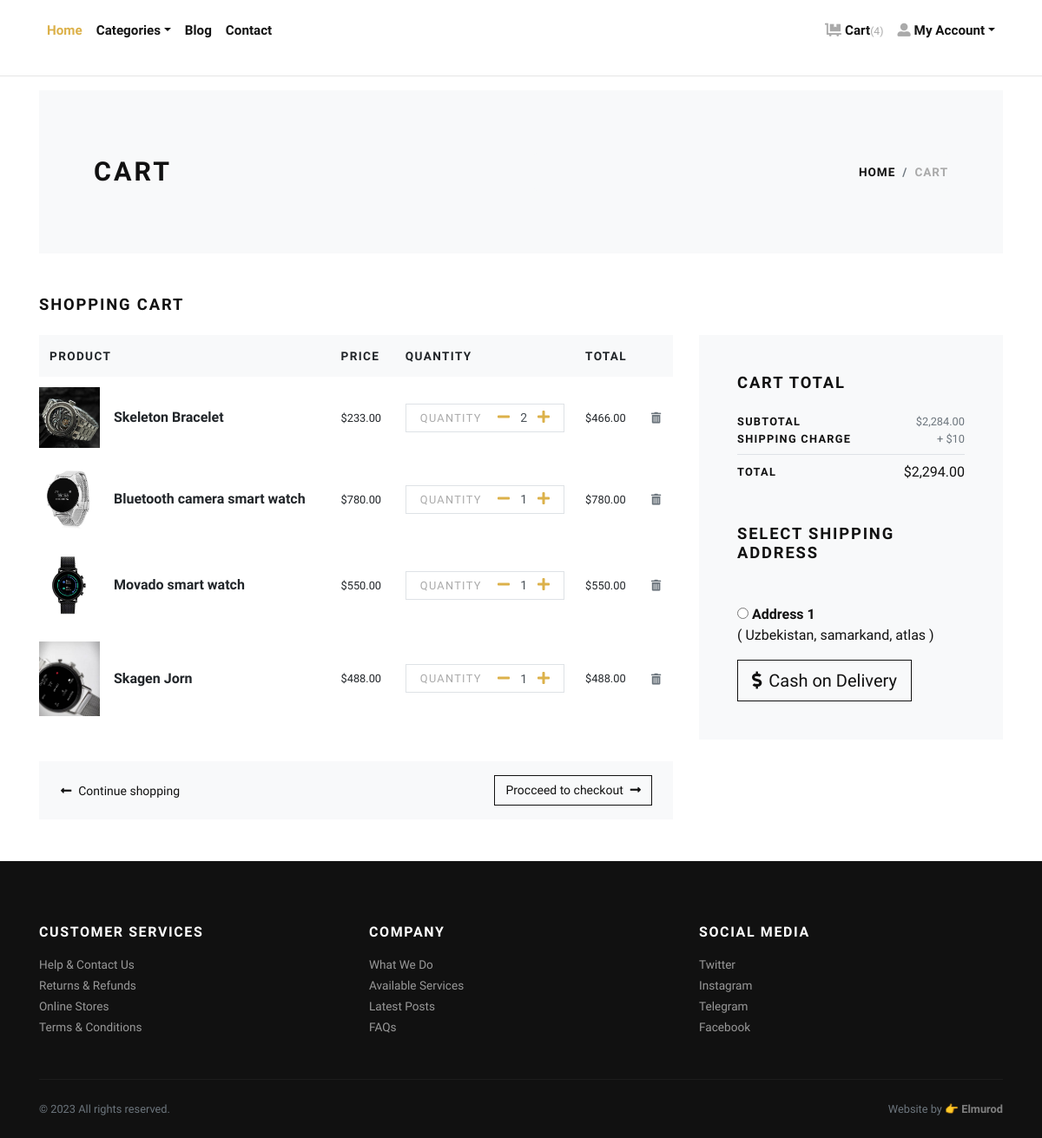
Before: /cart/ (signed in) with the older database file.
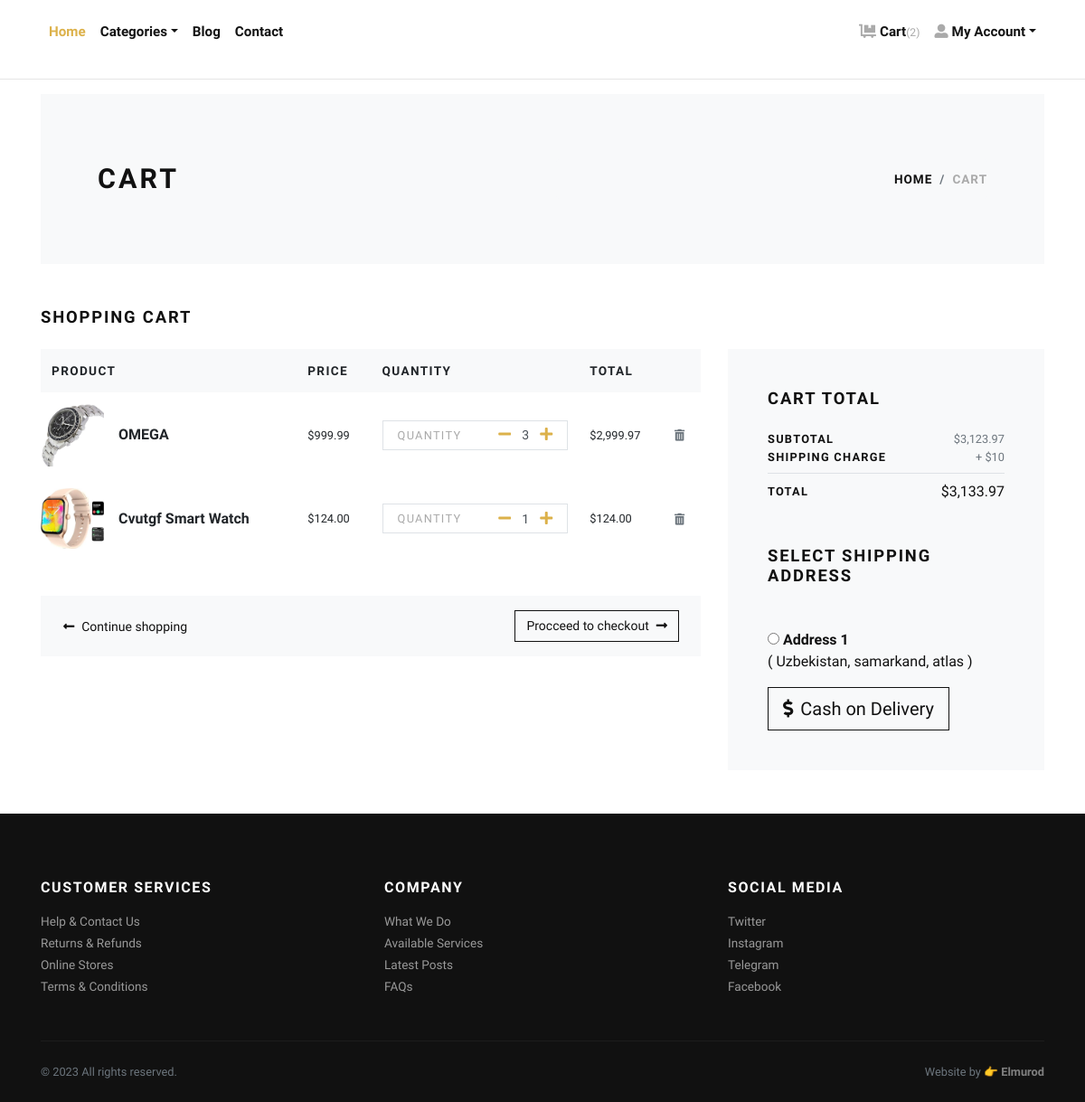
After: the same page with the newer database file.
### store/models.py (models this page shows, shortened)
class Cart(models.Model):
    user = models.ForeignKey(User, verbose_name="User", on_delete=models.CASCADE)
    product = models.ForeignKey(Product, verbose_name="Product", on_delete=models.CASCADE)
    quantity = models.PositiveIntegerField(default=1, verbose_name="Quantity")
    created_at = models.DateTimeField(auto_now_add=True, verbose_name="Created Date")
    updated_at = models.DateTimeField(auto_now=True, verbose_name="Updated Date")
    @property
    def total_price(self):
        return self.quantity * self.product.price

class Product(models.Model):
    title = models.CharField(max_length=150, verbose_name="Product Title")
    slug = models.SlugField(max_length=160, verbose_name="Product Slug")
    sku = models.CharField(max_length=255, unique=True, verbose_name="Unique Product ID (SKU)")
    short_description = models.TextField(verbose_name="Short Description")
    detail_description = models.TextField(blank=True, null=True, verbose_name="Detail Description")
    product_image = models.ImageField(upload_to='product', blank=True, null=True, verbose_name="Product Image")
    price = models.DecimalField(max_digits=8, decimal_places=2)
    category = models.ForeignKey(Category, verbose_name="Product Categoy", on_delete=models.CASCADE)
    is_active = models.BooleanField(verbose_name="Is Active?")
    is_featured = models.BooleanField(verbose_name="Is Featured?")
    created_at = models.DateTimeField(auto_now_add=True, verbose_name="Created Date")
    updated_at = models.DateTimeField(auto_now=True, verbose_name="Updated Date")
    class Meta:
        verbose_name_plural = 'Products'
        ordering = ('-created_at', )

class Address(models.Model):
    user = models.ForeignKey(User, verbose_name="User", on_delete=models.CASCADE)
    locality = models.CharField(max_length=150, verbose_name="Nearest Location")
    city = models.CharField(max_length=150, verbose_name="City")
    state = models.CharField(max_length=150, verbose_name="State")

### store/views.py (the view)
# urls.py: path('cart/', views.cart, name="cart"),
@login_required
def cart(request):
    user = request.user
    cart_products = Cart.objects.filter(user=user)
    amount = decimal.Decimal(0)
    shipping_amount = decimal.Decimal(10)
    cp = [p for p in Cart.objects.all() if p.user==user]
    if cp:
        for p in cp:
            temp_amount = (p.quantity * p.product.price)
            amount += temp_amount
    addresses = Address.objects.filter(user=user)
    context = {
        'cart_products': cart_products,
        'amount': amount,
        'shipping_amount': shipping_amount,
        'total_amount': amount + shipping_amount,
        'addresses': addresses,
    }
    return render(request, 'store/cart.html', context)

### store/context_preprocessors.py (called while the page is built)
def store_menu(request):
    categories = Category.objects.filter(is_active=True)
    context = {
        'categories_menu': categories,
    }
    return context

def cart_menu(request):
    if request.user.is_authenticated:
        cart_items= Cart.objects.filter(user=request.user)
        context = {
            'cart_items': cart_items,
        }
    else:
        context = {}
    return context

### templates/store/cart.html (shortened to what the changed rows need)
{% extends 'base.html' %}
{% load static %}
{% load humanize %}
    {% block content %}
      <div class="container">
        <section class="py-5 bg-light">
          <div class="container">
            <div class="row px-4 px-lg-5 py-lg-4 align-items-center">
              <div class="col-lg-6">
                <h1 class="h2 text-uppercase mb-0">Cart</h1>
              </div>
            </div>
          </div>
        </section>
        {% if cart_products %}
        <section class="py-5">
          <h2 class="h5 text-uppercase mb-4">Shopping cart</h2>
          <div class="row">
            <div class="col-lg-8 mb-4 mb-lg-0">
              <div class="table-responsive mb-4">
                <table class="table">
                  <thead class="bg-light">
                    <tr>
                      <th class="border-0" scope="col"> <strong class="text-small text-uppercase">Product</strong></th>
                      <th class="border-0" scope="col"> <strong class="text-small text-uppercase">Price</strong></th>
                      <th class="border-0" scope="col"> <strong class="text-small text-uppercase">Quantity</strong></th>
                      <th class="border-0" scope="col"> <strong class="text-small text-uppercase">Total</strong></th>
                      <th class="border-0" scope="col"> </th>
                    </tr>
                  </thead>
                  <tbody>
                    {% for cart_product in cart_products %}
                    <tr>
                      <th class="pl-0 border-0" scope="row">
                        <div class="media align-items-center">
                          {% if cart_product.product.product_image %}
                            <a class="reset-anchor d-block animsition-link" href="{% url 'store:product-detail' cart_product.product.slug %}"><img src="{{cart_product.product.product_image.url}}" alt="{{cart_product.product.title}}" width="70"/></a>
                          {% else %}
                            <a class="reset-anchor d-block animsition-link" href="{% url 'store:product-detail' cart_product.product.slug %}"><img src="{% static 'img/product-detail-3.jpg' %}" alt="{{cart_product.product.title}}" width="70"/></a>
                          {% endif %}
                          <div class="media-body ml-3"><strong class="h6"><a class="reset-anchor animsition-link" href="{% url 'store:product-detail' cart_product.product.slug %}">{{cart_product.product.title}}</a></strong></div>
                        </div>
                      </th>
                      <td class="align-middle border-0">
                        <p class="mb-0 small">${{cart_product.product.price}}</p>
                      </td>
                      <td class="align-middle border-0">
                        <div class="border d-flex align-items-center justify-content-between px-3"><span class="small text-uppercase text-gray headings-font-family">Quantity</span>
                          <div class="quantity">
                            <a href="{% url 'store:minus-cart' cart_product.id %}" class="dec-btn p-0 ml-2"><i class="fas fa-minus"></i></a>
                            <input class="form-control form-control-sm border-0 shadow-0 p-0" type="text" value="{{cart_product.quantity}}"/>
                            <a href="{% url 'store:plus-cart' cart_product.id %}" class="inc-btn p-0"><i class="fas fa-plus"></i></a>
                          </div>
                        </div>
                      </td>
                      <td class="align-middle border-0">
                        <p class="mb-0 small">${{cart_product.total_price|intcomma}}</p>
                      </td>
                      <td class="align-middle border-0"><a class="reset-anchor" href="{% url 'store:remove-cart' cart_product.id %}"><i class="fas fa-trash-alt small text-muted"></i></a></td>
                    </tr>
                    {% endfor %}
                  </tbody>
                </table>
              </div>
              <div class="bg-light px-4 py-3">
                <div class="row align-items-center text-center">
                  <div class="col-md-6 mb-3 mb-md-0 text-md-left"><a class="btn btn-link p-0 text-dark btn-sm" href="{% url 'store:home' %}"><i class="fas fa-long-arrow-alt-left mr-2"> </i>Continue shopping</a></div>
                  <div class="col-md-6 text-md-right"><a class="btn btn-outline-dark btn-sm" href="checkout.html">Procceed to checkout<i class="fas fa-long-arrow-alt-right ml-2"></i></a></div>
                </div>
              </div>
            </div>
            <div class="col-lg-4">
              <div class="card border-0 rounded-0 p-lg-4 bg-light">
                <div class="card-body">
                  <h5 class="text-uppercase mb-4">Cart total</h5>
                  <ul class="list-unstyled mb-0">
                    <li class="d-flex align-items-center justify-content-between"><strong class="text-uppercase small font-weight-bold">Subtotal</strong><span class="text-muted small">${{amount|intcomma}}</span></li>
                    <li class="d-flex align-items-center justify-content-between"><strong class="text-uppercase small font-weight-bold">Shipping Charge</strong><span class="text-muted small">+ ${{shipping_amount}}</span></li>
                    <li class="border-bottom my-2"></li>
                    <li class="d-flex align-items-center justify-content-between mb-4"><strong class="text-uppercase small font-weight-bold">Total</strong><span>${{total_amount|intcomma}}</span></li>
                  </ul>
                  <h5 class="text-uppercase my-5">Select Shipping Address</h5>
                  <form action="{% url 'store:checkout' %}" id="myform">
                    {% if addresses %}
                      {% for address in addresses %}
                        <div class="mb-3">
                        <input type="radio" name="address" value="{{address.id}}"> <strong>Address {{forloop.counter}}</strong> <br>
                        ( {{address.locality}}, {{address.city}}, {{address.state}} )
                        </div>
                      {% endfor %}
                    {% endif %}
                    <button type="submit" class="btn btn-dark btn-lg btn-outline-dark" type="submit"> <i class="fas fa-dollar-sign mr-2"></i>Cash on Delivery</button>
                  </form>
                </div>
              </div>
            </div>
          </div>
        </section>
        {% else %}
          <div class="text-center py-5">
            <h3 class="mb-3">Your cart is empty.</h3>
            <a href="{% url 'store:home' %}"><i class="fas fa-long-arrow-alt-left mr-2"> </i>Continue shopping</a>
          </div>
        {% endif %}
      </div>
      {% endblock content %}

Changed rows visible on the page:
removed Cart: product.product_image (picture), product "Skeleton Bracelet", product.price "233.00", quantity "2", total_price "466.00"
removed Cart: product.product_image (picture), product "Bluetooth camera smart watch", product.price "780.00", quantity "1", total_price "780.00"
removed Cart: product.product_image (picture), product "Movado smart watch", product.price "550.00", quantity "1", total_price "550.00"
removed Cart: product.product_image (picture), product "Skagen Jorn", product.price "488.00", quantity "1", total_price "488.00"
added Cart: product.product_image (picture), product "OMEGA", product.price "999.99", quantity "3", total_price "2,999.97"
added Cart: product.product_image (picture), product "Cvutgf Smart Watch", product.price "124.00", quantity "1", total_price "124.00"
Other visible differences:
{{ cart_items.count }}: "4" → "2"
{{ amount|intcomma }}: "2,284.00" → "3,123.97"
{{ total_amount|intcomma }}: "2,294.00" → "3,133.97"
